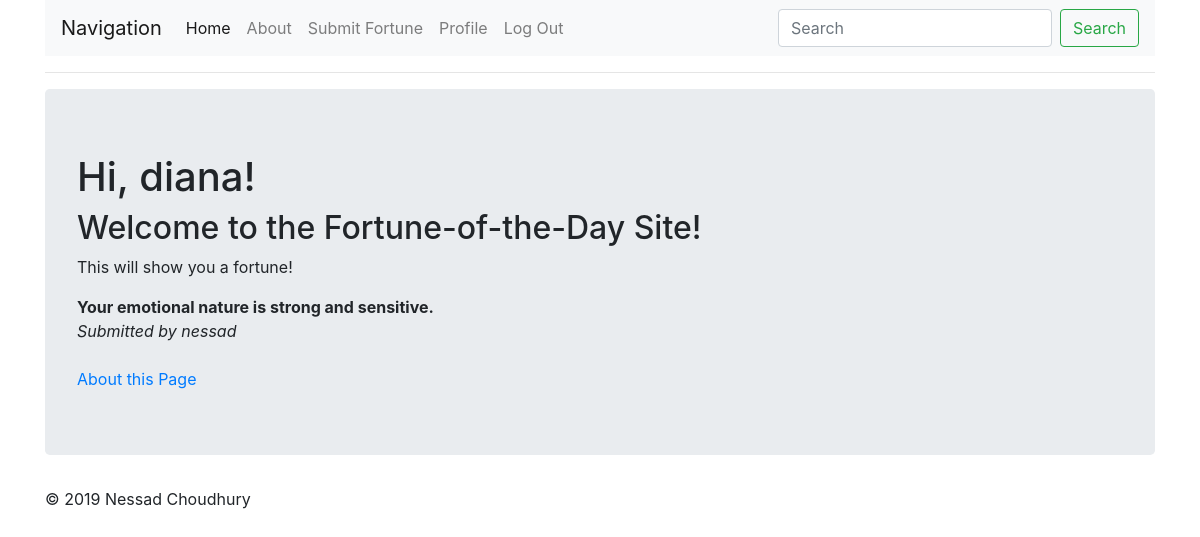
The app's page / (signed in) with its own data.
### fortunesite/models.py (models this page shows, shortened)
class User(UserMixin, db.Model):
    id = db.Column(db.Integer, primary_key=True)
    username = db.Column(db.String(64), index=True, unique=True,
                         nullable=False)
    email = db.Column(db.String(120), index=True, unique=True)
    password_hash = db.Column(db.String(128))
    fortunes = db.relationship('Fortune', backref='author', lazy=True)
    about_me = db.Column(db.String(140))
    last_seen = db.Column(db.DateTime, default=datetime.utcnow)
    followed = db.relationship(
        'User', secondary=followers,
        primaryjoin=(followers.c.follower_id == id),
        secondaryjoin=(followers.c.followed_id == id),
        backref=db.backref('followers', lazy='dynamic'), lazy='dynamic')

class Fortune(db.Model):
    id = db.Column(db.Integer, primary_key=True)
    content = db.Column(db.String(140))
    timestamp = db.Column(db.DateTime, index=True,
                          default=datetime.utcnow)
    user_id = db.Column(db.Integer, db.ForeignKey('user.id'))

### fortunesite/routes.py (the view)
@app.route('/index')
@app.route('/')
def index():
    fortune = random.choice(Fortune.query.all())
    return render_template("index.html", fortune=fortune)

### fortunesite/models.py (called while the page is built)
@login.user_loader
def load_user(id):
    return User.query.get(int(id))

### fortunesite/routes.py (called while the page is built)
@app.before_request
def before_request():
    if current_user.is_authenticated:
        current_user.last_seen = datetime.utcnow()
        db.session.commit()

### fortunesite/templates/index.html (shortened to what this page needs)
{% extends "layout.html" %}
{% block body %}
<div class="jumbotron">
    {% if current_user.is_authenticated %}
        <h1>Hi, {{ current_user.username }}!</h1>
    {% else %}
        <h1>Hi! </h1>
    {% endif %}
    <h2>Welcome to the Fortune-of-the-Day Site!</h2>
    <p>This will show you a fortune!</p>
    <body><b>{{ fortune.content }}</b><br>
    <i>Submitted by {{ fortune.author.username }}</i>
    </body>
    <br><br>
    <a href="about">About this Page</a>
</div>
{% endblock %}

### records on screen
User: username "diana"
Fortune: content "Your emotional nature is strong and sensitive."
User: author.username "nessad"
